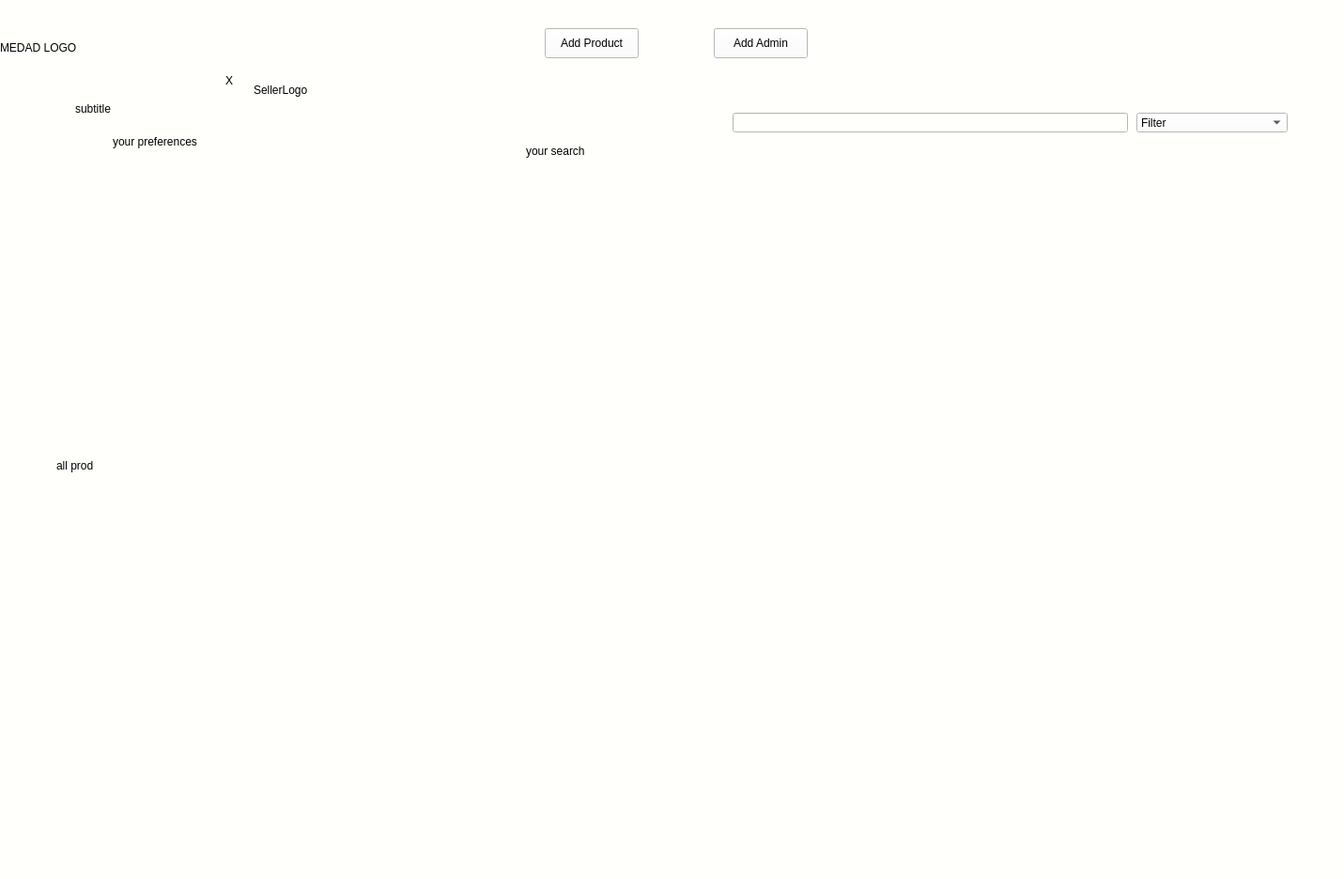
<?xml version="1.0" encoding="UTF-8"?>
<ui version="4.0">
 <class>ProductManager</class>
 <widget class="QWidget" name="ProductManager">
  <property name="geometry">
   <rect>
    <x>0</x>
    <y>0</y>
    <width>1431</width>
    <height>936</height>
   </rect>
  </property>
  <property name="windowTitle">
   <string>Form</string>
  </property>
  <property name="styleSheet">
   <string notr="true">background-color: rgb(255, 255, 252)

</string>
  </property>
  <widget class="QLabel" name="logoCorner">
   <property name="geometry">
    <rect>
     <x>0</x>
     <y>20</y>
     <width>221</width>
     <height>61</height>
    </rect>
   </property>
   <property name="text">
    <string>MEDAD LOGO</string>
   </property>
  </widget>
  <widget class="QLabel" name="logoSub">
   <property name="geometry">
    <rect>
     <x>80</x>
     <y>100</y>
     <width>171</width>
     <height>31</height>
    </rect>
   </property>
   <property name="text">
    <string>subtitle</string>
   </property>
  </widget>
  <widget class="QWidget" name="horizontalLayoutWidget">
   <property name="geometry">
    <rect>
     <x>70</x>
     <y>180</y>
     <width>1231</width>
     <height>651</height>
    </rect>
   </property>
   <layout class="QHBoxLayout" name="recsLayout"/>
  </widget>
  <widget class="QWidget" name="horizontalLayoutWidget_2">
   <property name="geometry">
    <rect>
     <x>60</x>
     <y>520</y>
     <width>1231</width>
     <height>311</height>
    </rect>
   </property>
   <layout class="QHBoxLayout" name="allproductsLayout"/>
  </widget>
  <widget class="QLineEdit" name="searchLineEdit">
   <property name="geometry">
    <rect>
     <x>780</x>
     <y>120</y>
     <width>421</width>
     <height>21</height>
    </rect>
   </property>
   <property name="styleSheet">
    <string notr="true">background-color: rgb(255, 255, 252); color:  black;</string>
   </property>
   <property name="text">
    <string/>
   </property>
  </widget>
  <widget class="QLabel" name="basedonyouLogo">
   <property name="geometry">
    <rect>
     <x>120</x>
     <y>130</y>
     <width>381</width>
     <height>41</height>
    </rect>
   </property>
   <property name="text">
    <string>your preferences</string>
   </property>
  </widget>
  <widget class="QLabel" name="basedonsearchLogo">
   <property name="geometry">
    <rect>
     <x>560</x>
     <y>140</y>
     <width>311</width>
     <height>41</height>
    </rect>
   </property>
   <property name="text">
    <string>your search</string>
   </property>
  </widget>
  <widget class="QComboBox" name="filterBox">
   <property name="geometry">
    <rect>
     <x>1210</x>
     <y>120</y>
     <width>161</width>
     <height>21</height>
    </rect>
   </property>
   <property name="styleSheet">
    <string notr="true">background-color: rgb(255, 255, 252); color: black;
font: italic 13pt &quot;Helvetica&quot;;</string>
   </property>
   <item>
    <property name="text">
     <string>Filter</string>
    </property>
   </item>
   <item>
    <property name="text">
     <string>Lowest to Highest Price</string>
    </property>
   </item>
   <item>
    <property name="text">
     <string>Highest to Lowest Price</string>
    </property>
   </item>
   <item>
    <property name="text">
     <string>A-Z</string>
    </property>
   </item>
   <item>
    <property name="text">
     <string>Z-A</string>
    </property>
   </item>
   <item>
    <property name="text">
     <string/>
    </property>
   </item>
  </widget>
  <widget class="QPushButton" name="addProductB">
   <property name="geometry">
    <rect>
     <x>580</x>
     <y>30</y>
     <width>100</width>
     <height>32</height>
    </rect>
   </property>
   <property name="styleSheet">
    <string notr="true">color: rgb(0, 0, 0);</string>
   </property>
   <property name="text">
    <string>Add Product</string>
   </property>
  </widget>
  <widget class="QPushButton" name="addAdminB">
   <property name="geometry">
    <rect>
     <x>760</x>
     <y>30</y>
     <width>100</width>
     <height>32</height>
    </rect>
   </property>
   <property name="styleSheet">
    <string notr="true">color: rgb(0, 0, 0);</string>
   </property>
   <property name="text">
    <string>Add Admin</string>
   </property>
  </widget>
  <widget class="QLabel" name="ourproductsLogo">
   <property name="geometry">
    <rect>
     <x>60</x>
     <y>480</y>
     <width>111</width>
     <height>31</height>
    </rect>
   </property>
   <property name="text">
    <string>all prod</string>
   </property>
  </widget>
  <widget class="QLabel" name="XLogo">
   <property name="geometry">
    <rect>
     <x>240</x>
     <y>60</y>
     <width>16</width>
     <height>51</height>
    </rect>
   </property>
   <property name="styleSheet">
    <string notr="true"/>
   </property>
   <property name="text">
    <string>X</string>
   </property>
  </widget>
  <widget class="QLabel" name="sellerLogo">
   <property name="geometry">
    <rect>
     <x>270</x>
     <y>50</y>
     <width>291</width>
     <height>91</height>
    </rect>
   </property>
   <property name="styleSheet">
    <string notr="true">color: rgb(0, 0, 0)</string>
   </property>
   <property name="text">
    <string>SellerLogo</string>
   </property>
  </widget>
  <zorder>logoCorner</zorder>
  <zorder>horizontalLayoutWidget</zorder>
  <zorder>horizontalLayoutWidget_2</zorder>
  <zorder>basedonyouLogo</zorder>
  <zorder>basedonsearchLogo</zorder>
  <zorder>searchLineEdit</zorder>
  <zorder>filterBox</zorder>
  <zorder>addProductB</zorder>
  <zorder>addAdminB</zorder>
  <zorder>logoSub</zorder>
  <zorder>ourproductsLogo</zorder>
  <zorder>XLogo</zorder>
  <zorder>sellerLogo</zorder>
 </widget>
 <resources/>
 <connections/>
</ui>
